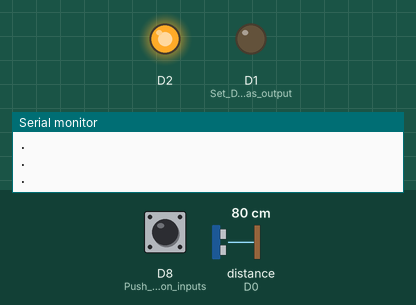
Bench run of a sketch on a simulated ESP8266 (NodeMCU). Parts: output pins drawn as LEDs (lit = HIGH), the last lines printed to the serial monitor. Wiring (inferred from the names in the program): ultrasonic range finder: trigger D4; echo D0. The test bench sets the inputs (shaded band); at power-on: D8 (Push_Button_inputs) LOW, distance to the obstacle (sensor on D0) 80 cm. The echo pulse lasts 58.3 µs per cm; WiFi joins after 1.5 s; servers stay silent unless stated; pins used as bus, display or sensor lines are not drawn.

Above: at 1.6 s.
At 5.7 s:
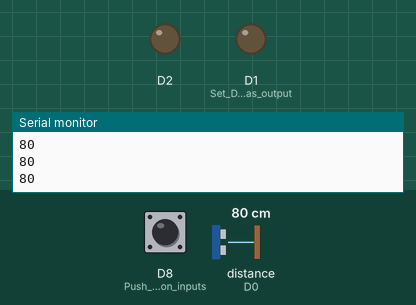
5.8 s: D8 (Push_Button_inputs) pulled HIGH for 0.15 s
Timing chart, 0 to 8.8 s (numbered marks = the images above; inputs shaded):
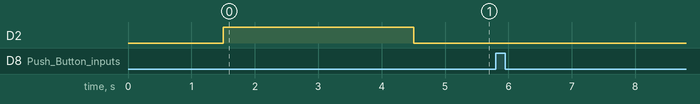

The sketch:

Smart_Parking_mbok.ino
```cpp
#include <ESP8266WiFi.h>
#include "AdafruitIO_WiFi.h"  //Include Adafruit IO Library
int parking_count = 0;  //Initialize Parking counter
int Distance_value = 0;  //Initialize distance value
const char* wifi_ssid = "Curiosity Gym";
const char* wifi_password = "robotics4321";
#define IO_USERNAME "anita4dk"  //mention your IO username
#define IO_KEY "aio_KfDD76rmBfNEhLlJHShkofYPfL4f" // mention your IO key
AdafruitIO_WiFi io(IO_USERNAME, IO_KEY, wifi_ssid, wifi_password);
// Initialize Adafruit IO connection with the credentials provided
AdafruitIO_Feed *feed_1 = io.feed("Parking 1");
// Set feed1 to Parking Slot no. 1
AdafruitIO_Feed *feed_2 = io.feed("Parking 2");
// Set feed2 to Parking Slot no. 2
AdafruitIO_Feed *feed_3 = io.feed("Parking 3");
// Set feed3  to Parking Slot no. 3
AdafruitIO_Feed *feed_4 = io.feed("Parking 4");
WiFiClient client;  // Initialize New WifiClient object

int measure_distance()  //Function to fetch the distance between the Ultrasonic sensor and the object
{
digitalWrite(D4, LOW);
delayMicroseconds(2);
digitalWrite(D4, HIGH);
delayMicroseconds(10);
digitalWrite(D4, LOW);
long duration = pulseIn(D0, HIGH);
int cm = duration / 29 / 2;
return cm;
}
void setup()
{
  parking_count = 0;
  Distance_value = 0;
Serial.begin(115200);   // Serial Begin
WiFi.begin(wifi_ssid, wifi_password);  // begin the WIFI Connection
int i=0;


while (WiFi.status() != WL_CONNECTED && i<50) { //Check whether WIFI connected
    delay(500);
    Serial.println(".");
  }
pinMode(D1, OUTPUT);  //Set D1 and D2 as output
 pinMode(D2, OUTPUT);
 if(WiFi.status() != WL_CONNECTED){
// Indicate on onboard LED if wifi isn’t connected
  digitalWrite(D1, HIGH);
  delay(3000);
  digitalWrite(D1, LOW);
  }
 if(WiFi.status() == WL_CONNECTED){
//If WIfi connected indicate green color on onboard LED
   digitalWrite(D2, HIGH);
   delay(3000);
   digitalWrite(D2, LOW);
  }

 io.connect();  //Connect to the IO Dashboard of Adafruit
 pinMode(D4, OUTPUT); // Receiver Terminal of Ultrasonic
 pinMode(D0, INPUT);  // Transmit terminal of Ultrasonic
  pinMode(D8, INPUT);  // Push Button inputs

}
void loop()
{
  // io.run(); is required for all sketches
   // it should always be present at the top of your loop
   // function. it keeps the client connected to
   // io.adafruit.com, and processes any incoming data.
   io.run();
  Distance_value = (measure_distance());
        Serial.println(Distance_value);

// Call the distance calculation function and store the return value in distance value
  if (digitalRead(D8) == HIGH) {  //Check if Push button pressed
    if (parking_count == 0) {  //If Parking value is 0 update Parking slot no. 1 value
      Serial.println("Updating ");


      Serial.println((parking_count + 1));
      Serial.println("Slot");
      feed_1 -> save(float(Distance_value),0, 0, 2); //Write to Feed1
      Serial.println("Waiting ");
       Serial.print(1);
       Serial.println("seconds");
for (int i = 0; i <1*60 ; i++)
       {
       delay(1000);
      }
}

if (parking_count == 1) {
 //If Parking value is 1 update Parking slot no. 2 value

      Serial.println("Updating ");
      Serial.print((parking_count + 1));
      Serial.println("Slot");
      feed_2 -> save(float(Distance_value),0, 0, 2);


      Serial.print("Waiting ");
       Serial.print(1);
       Serial.println("seconds");

       for (int i = 0; i <1*60 ; i++)
       {
       delay(1000);
      }

    }
if (parking_count == 2) {         //If Parking value is 2 update Parking slot no. 3 value
     Serial.println("Updating ");
      Serial.print((parking_count + 1));
      Serial.println("Slot");
      feed_3 -> save(float(Distance_value),0, 0, 2);
      Serial.print("Waiting ");
      Serial.print(1);
      Serial.println("seconds");

       for (int i = 0; i <1*60 ; i++)
       {
       delay(1000);
      }

    }
if (parking_count == 3) {   //If Parking value is 3 update Parking slot no. 4 value

      Serial.println("Updating ");
      Serial.print((parking_count + 1));
      Serial.println("Slot");
      feed_4 -> save(float(Distance_value),0, 0, 2);
      Serial.print("Waiting ");
       Serial.print(1);
       Serial.println("seconds");


 for (int i = 0; i <1*60 ; i++)
       {
       delay(1000);
      }

    }
    parking_count = parking_count + 1;
// After updating particular slot,  increment the parking counter
}

if (parking_count > 3) {
// Reset the Parking count if greater than 3
    parking_count = 0;
    Serial.println("Parking slot resetted");

  }

}
```
